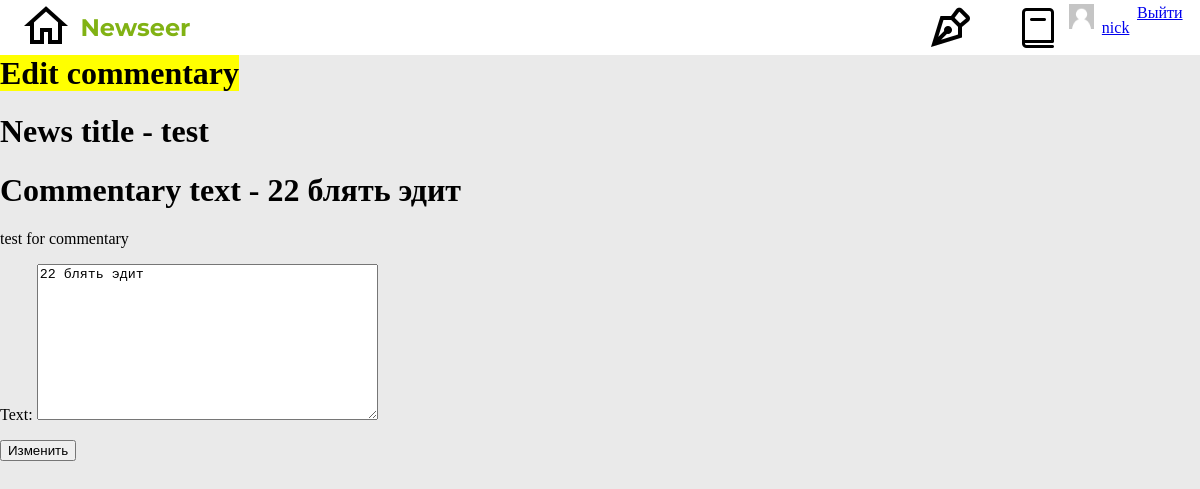
/news/24/edit_commentary/24/ (signed in), run on the app's committed database.
### news/models.py (models this page shows, shortened)
class News(models.Model):
    author = models.ForeignKey(User, null=True, on_delete=models.SET_NULL)
    article = models.CharField(max_length=100)
    body = models.TextField(blank=False, null=False)
    commentary = models.ManyToManyField(Commentaries)
    likes = models.ManyToManyField(Likes)
    image = models.ImageField(upload_to='news_images/', default='news_images/default_news.jpg')
    image_thumbnail = models.ImageField(upload_to='news_images/', null=True, blank=True)

class Commentaries(models.Model):
    class Meta:
        ordering = ['-date']
    user = models.ForeignKey(User, null=True, on_delete=models.SET_NULL)
    date = models.DateTimeField(auto_now_add=True)
    text = models.TextField(blank=False, null=True)

### news/views.py (the view)
# urls.py: path('news/<int:pk>/edit_commentary/<int:ck>/', edit_commentary_view),
@login_required
def edit_commentary_view(request, pk, ck):
    try:
        obj = News.objects.get(id=pk)
        user = request.user
        commentary_obj = Commentaries.objects.get(id=ck)
    except News.DoesNotExist:
        raise Http404
    if request.method == 'POST':
        form = CommentaryModelForm(request.POST or None, instance = commentary_obj)
        if form.is_valid():
            commentary_obj = form.save(commit=False)
            commentary_obj.save()
            return HttpResponseRedirect(reverse('detail-news', args=[pk]))
    else:
        form = CommentaryModelForm(instance=commentary_obj)
    return render(request, 'edit_commentary_form.html', {'single_object': obj, 'commentary': commentary_obj, 'form': form, 'user': user})

### news/forms.py
class CommentaryModelForm(forms.ModelForm):
    class Meta:
        model = Commentaries
        fields = [
            'text'
        ]

### templates/edit_commentary_form.html (shortened to what this page needs)
{% extends 'base.html' %}
{% block content %}
    <div class="forms_wrapper">
        <h1>
            <mark>Edit commentary</mark>
        </h1>
        <h1>News title - {{ single_object.article }}</h1>
        <h1>Commentary text - {{ commentary.text }}</h1>
        {% include 'news/detail_snippet.html' with single_object=single_object %}
        <form action="" method="post">
            {{ form.as_p }}
            <input type="submit" value='Изменить'>
        </form>
    </div>
{% endblock %}

### templates/navbar.html (shortened to what this page needs)
{% load static %}
<nav>
    <div id='nav-wrapper'>
        <div id='nav-homepage-logo'>
            <a href="/" id="nav-homepage-logo_homepage">
                </a>
            <p id='nav-homepage-logo_logo'>Newseer</p>
        </div>
        <div id='nav-menu'>
            <div id='nav-menu_interactive'>
                <a href="/news/create" id="create">
                </a>
                <a href="/read" id='read'>
                </a>
            </div>
            {% if user.is_authenticated %}
            <img src="{% static 'media\default_avatar.png' %}" alt="{{single_object.article}}" height='25'>
            <span id='username'>
                <a href="/profile/{{ user.pk }}">{{ user }}</a>
            </span>
                <a href="/logout">Выйти</a>
            {% endif %}
        </div>
    </div>
</nav>

### templates/news/detail_snippet.html
{% if single_object.body %}
    <p>{{ single_object.body }}</p>
{% else %}
    <p>Content coming soon</p>
{% endif %}

### staticbase/css/style.css (style rules this page uses)
body { margin: 0; padding: 0; height: 1995px; background-color: #EAEAEA; }
nav { position: fixed; display: flex; top: 0; justify-content: center; align-items: center; z-index: 9999; height: 55px; width: 100vw; background-color: #fff; }
#nav-wrapper { display: flex; align-items: center; justify-content: space-between; height: 55px; width: 97.1%; }
#nav-homepage-logo { display: flex; align-items: center; justify-content: space-around; height: 48px; width: 178px; }
#nav-homepage-logo_logo { position: relative; margin: 0; font-family: 'Montserrat', sans-serif; font-size: 24px; color: #81B214; font-weight: 700; }
#nav-menu { display: flex; justify-content: space-between; height: 48px; width: 257px; }
#nav-menu_interactive { display: flex; justify-content: space-between; height: 48px; width: 136px; }
.forms_wrapper { margin-top: 55px; }
#username { display: flex; align-items: center; }

### data on the page
News: article (placeholder picture), article "test", body "test for commentary"
Commentaries: text "22 блять эдит"

### other printed values
{{ user }} "nick"
